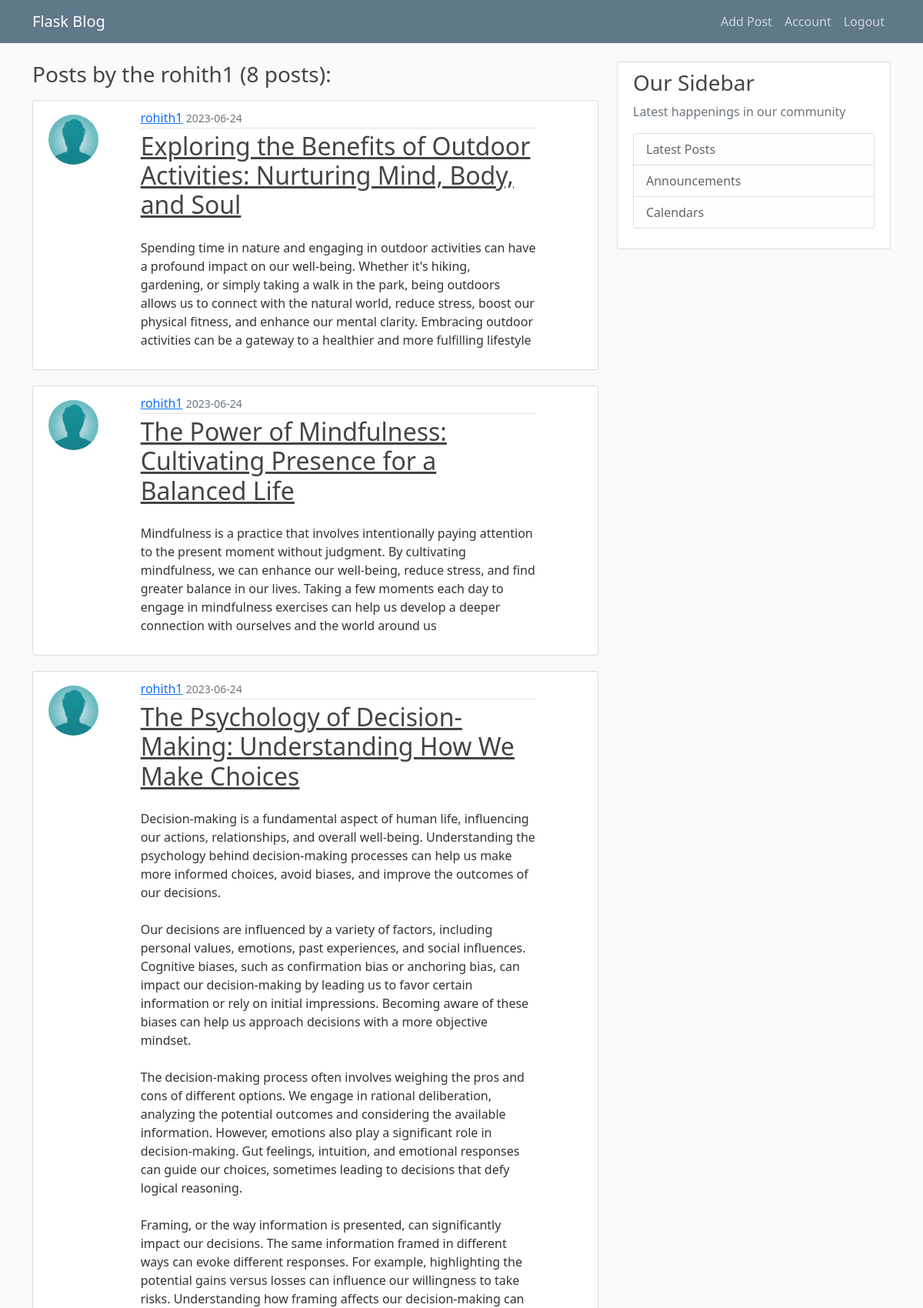
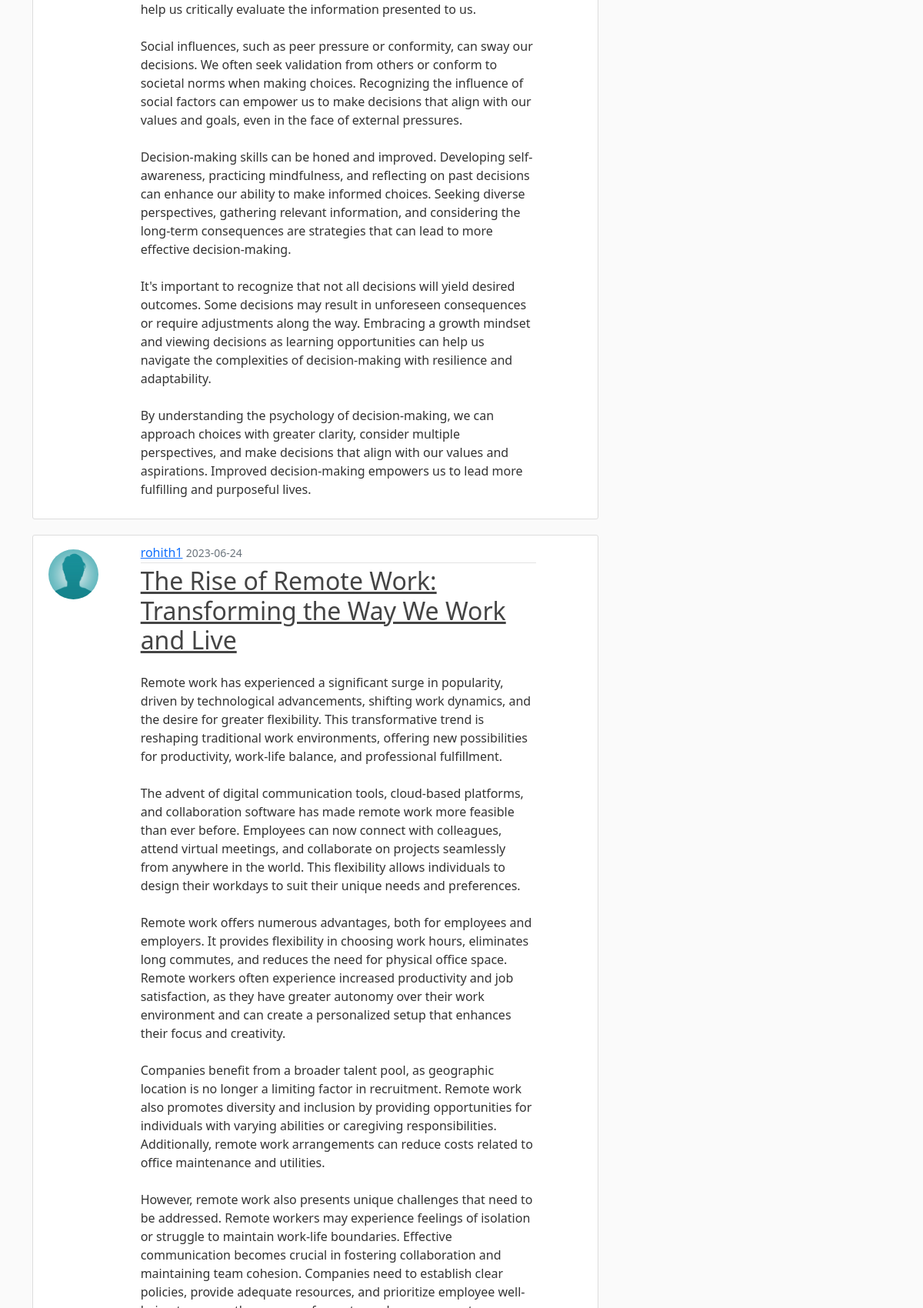
/user/rohith1 (signed in, upper part), run on the app's committed database (2 pictures, top to bottom).
### on_blog/models.py (models this page shows, shortened)
class User(db.Model, UserMixin):
    id = db.Column(db.Integer, primary_key=True)
    username = db.Column(db.String(20), unique=True, nullable=False)
    email = db.Column(db.String(100), unique=True, nullable=False)
    image_file = db.Column(db.String(20), nullable=False, default='default.jpeg')
    password = db.Column(db.String(60), nullable = False)
    posts = db.relationship("Post", backref = "author", lazy = True)

class Post(db.Model):
    id = db.Column(db.Integer, primary_key=True)
    title = db.Column(db.String(100), nullable=False)
    time = db.Column(db.DateTime, nullable = False, default = datetime.utcnow)
    content = db.Column(db.Text, nullable = False)
    user_id = db.Column(db.Integer, db.ForeignKey('user.id'), nullable = False)

### on_blog/posts/routes.py (the view)
@posts.route("/user/<string:username>")
@login_required
def user_posts(username):
    page_no = request.args.get('page', default=1, type=int)
    user = User.query.filter_by(username=username).first_or_404()
    posts = Post.query.filter_by(author=user).order_by(Post.time.desc()).paginate(per_page=5, page=page_no)
    return render_template("user_posts.html", posts=posts, title="User Posts", user=user)

### on_blog/models.py (called while the page is built)
@login_manager.user_loader
def load_user(user_id):
    return User.query.get(int(user_id))

### on_blog/templates/user_posts.html (shortened to what this page needs)
{% extends "layout.html" %}
{% block content %}
<h3 class="mb-3">Posts by the {{user.username}} ({{posts.total}} posts): </h3>
{% for post in posts.items %}
<article class="content-section">
    <div class="row">
        <div class='col-sm-4 col-lg-2'>
            <img class="rounded-circle article-img align-items-start mt-2"
                 src="{{ url_for('static', filename='profile_pics/' + post.author.image_file) }}">
        </div>
        <div class='col-sm-8 col-lg-9'>
            <div class="media-body">
                <div class="article-metadata">
                    <a class="mr-2" href="{{url_for('posts.user_posts', username=post.author.username)}}">{{ post.author.username }}</a>
                    <small class="text-muted">{{ post.time.strftime('%Y-%m-%d') }}</small>
                </div>
                <h2><a class="article-title" href="{{url_for('posts.post', post_id = post.id)}}">{{ post.title }}</a></h2>
                <p class="article-content mt-4 ">{{ post.content }}</p>
            </div>
        </div>
    </div>
</article>
{% endfor %}
{% endblock content %}

### on_blog/static/main.css (style rules this page uses)
body { background: #fafafa; color: #333333; margin-top: 5rem; }
h1, h2, h3, h4, h5, h6 { color: #444444; }
.content-section { background: #ffffff; padding: 10px 20px; border: 1px solid #dddddd; border-radius: 3px; margin-bottom: 20px; }
.article-title { color: #444444; }
.article-content { white-space: pre-line; }
.article-img { height: 65px; width: 65px; margin-right: 16px; }
.article-metadata { padding-bottom: 1px; margin-bottom: 4px; border-bottom: 1px solid #e3e3e3 }

### data on the page
User: username "rohith1"
Post: image_file (placeholder picture), author.username "rohith1", time "2023-06-24", title "Exploring the Benefits of Outdoor Activities: Nurturing Mind, Body, and Soul", content "Spending time in nature and engaging in outdoor activities can have a profound impact on our well-being. Whether it's hiking, gardening, or simply taking a walk in the park, being outdoors allows us to connect with the natural world, reduce stress, boost our physical fitness, and enhance our mental clarity. Embracing outdoor activities can be a gateway to a healthier and more fulfilling lifestyle"
Post: image_file (placeholder picture), author.username "rohith1", time "2023-06-24", title "The Power of Mindfulness: Cultivating Presence for a Balanced Life", content "Mindfulness is a practice that involves intentionally paying attention to the present moment without judgment. By cultivating mindfulness, we can enhance our well-being, reduce stress, and find greater balance in our lives. Taking a few moments each day to engage in mindfulness exercises can help us develop a deeper connection with ourselves and the world around us"
Post: image_file (placeholder picture), author.username "rohith1", time "2023-06-24", title "The Psychology of Decision-Making: Understanding How We Make Choices", content "Decision-making is a fundamental aspect of human life, influencing our actions, relationships, and overall well-being. Understanding the psychology behind decision-making processes can help us make more informed choices, avoid biases, and improve the outcomes of our decisions. Our decisions are influenced by a variety of factors, including personal values, emotions, past experiences, and social influences. Cognitive biases, such as confirmation bias or anchoring bias, can impact our decision-making by leading us to favor certain information or rely on initial impressions. Becoming aware of these biases can help us approach decisions with a more objective mindset. The decision-making process…"
Post: image_file (placeholder picture), author.username "rohith1", time "2023-06-24", title "The Rise of Remote Work: Transforming the Way We Work and Live"

### other printed values
{{ posts.total }} "8"
